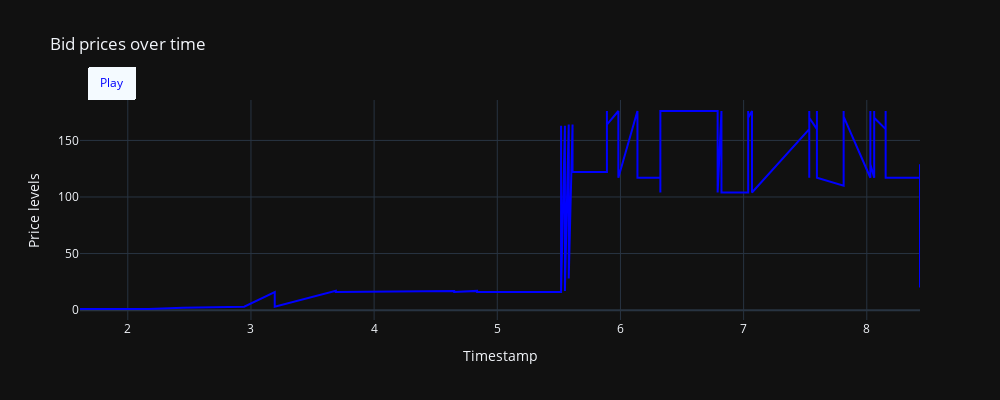

The cell this chart's notebook holds for it:
### Code cell
def animate_stock_prices(lob_df, price_type='Bid', width_of_time=100):
    # Load LOB data
    if lob_df is None:
        print("Failed to load data.")
        return
    print(lob_df)
    
    # Filter by price type (Bid or Ask)
    df_prices = lob_df[lob_df['Type'] == price_type]
    
    # Ensure the dataframe is sorted by Timestamp
    df_prices.sort_values(by='timestamp', inplace=True)
    
    # Create the initial figure and layout
    fig = go.Figure(
        layout=go.Layout(width=1000, height=400,
                         title=f"{price_type} prices over time",
                         xaxis_title="Timestamp",
                         yaxis_title="Price levels",
                         template='plotly_dark',
                         hovermode="closest",
                         updatemenus=[dict(type="buttons",
                                           showactive=True,
                                           x=0.01,
                                           xanchor="left",
                                           y=1.15,
                                           yanchor="top",
                                           font={"color": 'blue'},
                                           buttons=[dict(label="Play",
                                                         method="animate",
                                                         args=[None])])]))
    
    # Set the initial frame of the animation
    fig.add_trace(go.Scatter(x=df_prices['timestamp'][:width_of_time], 
                             y=df_prices['price'][:width_of_time], 
                             mode="lines", 
                             line=dict(width=2, color="blue")))
    
    # Generate frames for the animation
    frames = [go.Frame(data=[go.Scatter(
        x=df_prices['timestamp'][k:k+width_of_time], 
        y=df_prices['price'][k:k+width_of_time], 
        mode="lines",
        line=dict(color="blue", width=2))]) 
              for k in range(1, len(df_prices) - width_of_time + 1)]
    
    fig.frames = frames
    
    # Show the figure
    fig.show()


lob_df = load_LOBs_data_by_date(config.LOBs_hdf5_path, '2025-05-13')

# Example usage
animate_stock_prices(lob_df.head(400), price_type='Bid', width_of_time=100)

### Figure 1 — Plotly figure (JSON) as saved in the notebook; plotly's stock layout.template omitted (floating-point values rounded to 4 significant figures)
{"data": [{"line": {"color": "blue", "width": 2}, "mode": "lines", "type": "scatter", "x": [1.612, 2.17, 2.449, 2.945, 3.193, 3.193, 3.689, 3.689, 4.65, 4.65, 4.836, 4.836, 5.518, 5.518, 5.518, 5.549, 5.549, 5.549, 5.58, 5.58, 5.58, 5.611, 5.611, 5.611, 5.89, 5.89, 5.89, 5.89, 5.983, 5.983, 5.983, 5.983, 6.138, 6.138, 6.138, 6.138, 6.324, 6.324, 6.324, 6.324, 6.789, 6.789, 6.789, 6.789, 6.82, 6.82, 6.82, 6.82, 7.037, 7.037, 7.037, 7.037, 7.037, 7.068, 7.068, 7.068, 7.068, 7.068, 7.533, 7.533, 7.533, 7.533, 7.533, 7.595, 7.595, 7.595, 7.595, 7.595, 7.595, 7.812, 7.812, 7.812, 7.812, 7.812, 7.812, 7.812, 8.029, 8.029, 8.029, 8.029, 8.029, 8.029, 8.029, 8.06, 8.06, 8.06, 8.06, 8.06, 8.06, 8.06, 8.153, 8.153, 8.153, 8.153, 8.153, 8.153, 8.153, 8.432, 8.432, 8.432], "y": [1, 1, 2, 3, 16, 3, 17, 16, 17, 16, 17, 16, 16, 163, 17, 163, 28, 17, 164, 163, 28, 164, 163, 122, 122, 163, 176, 164, 176, 164, 163, 117, 176, 164, 163, 117, 117, 104, 164, 176, 176, 171, 117, 104, 176, 171, 117, 104, 104, 117, 171, 176, 170, 176, 171, 170, 117, 104, 160, 117, 171, 176, 170, 160, 176, 175, 171, 170, 117, 110, 117, 170, 160, 175, 176, 171, 117, 176, 175, 171, 170, 160, 129, 117, 129, 160, 175, 171, 176, 170, 160, 170, 129, 175, 176, 171, 117, 117, 20, 129]}], "layout": {"height": 400, "hovermode": "closest", "title": {"text": "Bid prices over time"}, "updatemenus": [{"buttons": [{"args": [null], "label": "Play", "method": "animate"}], "font": {"color": "blue"}, "showactive": true, "type": "buttons", "x": 0.01, "xanchor": "left", "y": 1.15, "yanchor": "top"}], "width": 1000, "xaxis": {"title": {"text": "Timestamp"}}, "yaxis": {"title": {"text": "Price levels"}}}}
